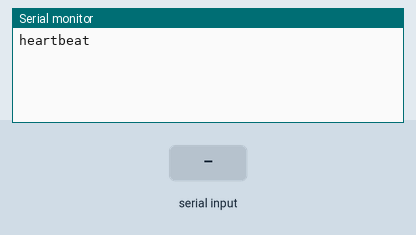
This sketch was run on a simulated Arduino Uno, built with avr-gcc and run on an emulated ATmega328P. On the bench: the last lines printed to the serial monitor. Inputs (shaded band) come from the test bench.

Above: at 1.2 s.
1.3 s: "1\n" received over Serial
At 1.8 s:
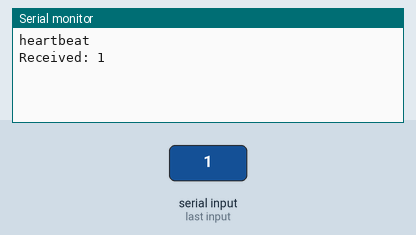
2.8 s: "0\n" received over Serial
At 2.96 s:
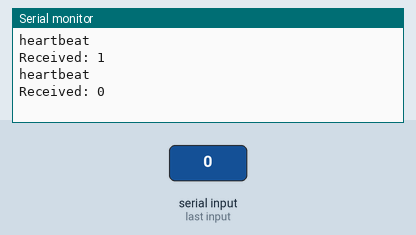
4.3 s: "2\n" received over Serial
At 4.9 s:
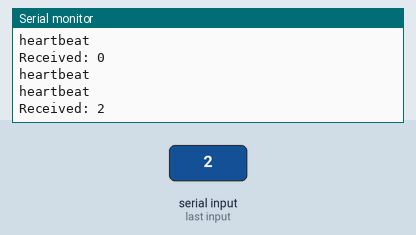

The sketch:

conn.ino
```cpp
// Arduino Serial Communication Example
// Opposite side for Go serialcomm package

// Define baud rate (match Go code)
const unsigned long BAUD_RATE = 9600;

// Callback function prototype
void onDataReceived(const String &data);

void setup() {
  // Initialize serial port
  Serial.begin(BAUD_RATE);
  // Wait for serial port to connect (for native USB Arduinos)
  while (!Serial) {
    ; // wait
  }
}

void loop() {
  // Check if data is available
  if (Serial.available()) {
    // Read incoming string until newline (handles both \n and \r\n)
    String raw = Serial.readStringUntil('\n');
    // Trim any trailing carriage return
    raw.trim();

    // Call user-defined handler
    onDataReceived(raw);
  }

  // You can send data periodically or based on events
  // Example: echo back a heartbeat every second
  static unsigned long lastHeartbeat = 0;
  if (millis() - lastHeartbeat >= 1000) {
    lastHeartbeat = millis();
    Serial.println("heartbeat");
  }
}

// User-defined callback: process received data
void onDataReceived(const String &data) {
  // Example: echo the received string back with a prefix
  Serial.print("Received: ");
  Serial.println(data);

  // Add your custom handling here
  // if (data == "LED_ON") {
  //   digitalWrite(LED_BUILTIN, HIGH);
  // }
  // else if (data == "LED_OFF") {
  //   digitalWrite(LED_BUILTIN, LOW);
  // }
}
```

Measured:
- after the input at 1.3 s, the serial monitor: prints a new line at once (image 1)
- after the input at 2.8 s, the serial monitor: prints a new line at once (image 2)
- after the input at 4.3 s, the serial monitor: prints a new line at once (image 3)
